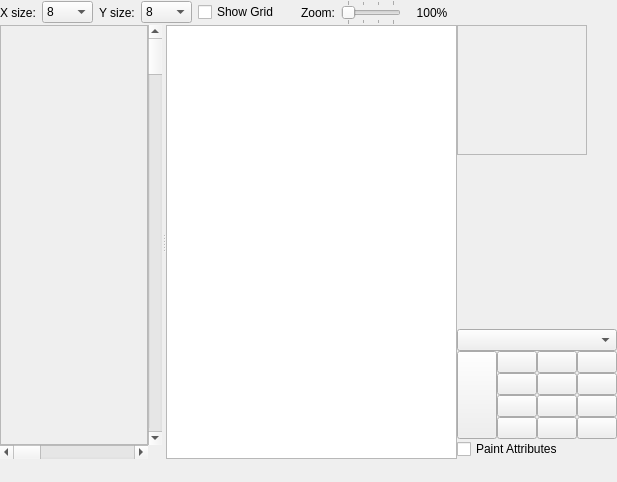
<?xml version="1.0" encoding="UTF-8"?>
<ui version="4.0">
 <class>TileStampEditorForm</class>
 <widget class="QWidget" name="TileStampEditorForm">
  <property name="geometry">
   <rect>
    <x>0</x>
    <y>0</y>
    <width>617</width>
    <height>482</height>
   </rect>
  </property>
  <property name="contextMenuPolicy">
   <enum>Qt::DefaultContextMenu</enum>
  </property>
  <property name="windowTitle">
   <string>Form</string>
  </property>
  <layout class="QGridLayout" name="gridLayout_2">
   <property name="margin">
    <number>0</number>
   </property>
   <property name="spacing">
    <number>0</number>
   </property>
   <item row="0" column="0">
    <layout class="QHBoxLayout" name="horizontalLayout">
     <property name="spacing">
      <number>6</number>
     </property>
     <property name="sizeConstraint">
      <enum>QLayout::SetDefaultConstraint</enum>
     </property>
     <property name="margin">
      <number>0</number>
     </property>
     <item>
      <widget class="QLabel" name="label_3">
       <property name="text">
        <string>X size:</string>
       </property>
      </widget>
     </item>
     <item>
      <widget class="QComboBox" name="xSize">
       <item>
        <property name="text">
         <string>8</string>
        </property>
       </item>
       <item>
        <property name="text">
         <string>16</string>
        </property>
       </item>
       <item>
        <property name="text">
         <string>32</string>
        </property>
       </item>
       <item>
        <property name="text">
         <string>48</string>
        </property>
       </item>
       <item>
        <property name="text">
         <string>64</string>
        </property>
       </item>
       <item>
        <property name="text">
         <string>80</string>
        </property>
       </item>
       <item>
        <property name="text">
         <string>96</string>
        </property>
       </item>
       <item>
        <property name="text">
         <string>112</string>
        </property>
       </item>
       <item>
        <property name="text">
         <string>128</string>
        </property>
       </item>
      </widget>
     </item>
     <item>
      <widget class="QLabel" name="label_4">
       <property name="text">
        <string>Y size:</string>
       </property>
      </widget>
     </item>
     <item>
      <widget class="QComboBox" name="ySize">
       <item>
        <property name="text">
         <string>8</string>
        </property>
       </item>
       <item>
        <property name="text">
         <string>16</string>
        </property>
       </item>
       <item>
        <property name="text">
         <string>32</string>
        </property>
       </item>
       <item>
        <property name="text">
         <string>48</string>
        </property>
       </item>
       <item>
        <property name="text">
         <string>64</string>
        </property>
       </item>
       <item>
        <property name="text">
         <string>80</string>
        </property>
       </item>
       <item>
        <property name="text">
         <string>96</string>
        </property>
       </item>
       <item>
        <property name="text">
         <string>112</string>
        </property>
       </item>
       <item>
        <property name="text">
         <string>128</string>
        </property>
       </item>
      </widget>
     </item>
     <item>
      <widget class="QCheckBox" name="grid">
       <property name="text">
        <string>Show Grid</string>
       </property>
      </widget>
     </item>
     <item>
      <spacer name="horizontalSpacer">
       <property name="orientation">
        <enum>Qt::Horizontal</enum>
       </property>
       <property name="sizeHint" stdset="0">
        <size>
         <width>40</width>
         <height>20</height>
        </size>
       </property>
      </spacer>
     </item>
     <item>
      <widget class="QLabel" name="label_2">
       <property name="text">
        <string>Zoom:</string>
       </property>
      </widget>
     </item>
     <item>
      <widget class="QSlider" name="zoomSlider">
       <property name="minimum">
        <number>0</number>
       </property>
       <property name="maximum">
        <number>3</number>
       </property>
       <property name="singleStep">
        <number>1</number>
       </property>
       <property name="pageStep">
        <number>1</number>
       </property>
       <property name="value">
        <number>0</number>
       </property>
       <property name="orientation">
        <enum>Qt::Horizontal</enum>
       </property>
       <property name="invertedAppearance">
        <bool>false</bool>
       </property>
       <property name="invertedControls">
        <bool>false</bool>
       </property>
       <property name="tickPosition">
        <enum>QSlider::TicksBothSides</enum>
       </property>
       <property name="tickInterval">
        <number>1</number>
       </property>
      </widget>
     </item>
     <item>
      <widget class="QLabel" name="zoomValueLabel">
       <property name="sizePolicy">
        <sizepolicy hsizetype="Fixed" vsizetype="Preferred">
         <horstretch>0</horstretch>
         <verstretch>0</verstretch>
        </sizepolicy>
       </property>
       <property name="minimumSize">
        <size>
         <width>50</width>
         <height>0</height>
        </size>
       </property>
       <property name="maximumSize">
        <size>
         <width>50</width>
         <height>16777215</height>
        </size>
       </property>
       <property name="text">
        <string>100%</string>
       </property>
       <property name="alignment">
        <set>Qt::AlignCenter</set>
       </property>
      </widget>
     </item>
    </layout>
   </item>
   <item row="5" column="0" colspan="2">
    <layout class="QHBoxLayout" name="horizontalLayout_2">
     <property name="sizeConstraint">
      <enum>QLayout::SetDefaultConstraint</enum>
     </property>
     <item>
      <widget class="QToolButton" name="clear">
       <property name="toolTip">
        <string>Clear</string>
       </property>
       <property name="text">
        <string/>
       </property>
       <property name="icon">
        <iconset resource="../../resource.qrc">
         <normaloff>:/resources/22_edit-clear.png</normaloff>:/resources/22_edit-clear.png</iconset>
       </property>
       <property name="autoRaise">
        <bool>true</bool>
       </property>
      </widget>
     </item>
     <item>
      <widget class="QToolButton" name="paint">
       <property name="text">
        <string/>
       </property>
       <property name="icon">
        <iconset resource="../../resource.qrc">
         <normaloff>:/resources/paintcan.png</normaloff>:/resources/paintcan.png</iconset>
       </property>
       <property name="autoRaise">
        <bool>true</bool>
       </property>
      </widget>
     </item>
     <item>
      <spacer name="horizontalSpacer_2">
       <property name="orientation">
        <enum>Qt::Horizontal</enum>
       </property>
       <property name="sizeHint" stdset="0">
        <size>
         <width>40</width>
         <height>20</height>
        </size>
       </property>
      </spacer>
     </item>
    </layout>
   </item>
   <item row="2" column="0" rowspan="3">
    <widget class="QSplitter" name="splitter">
     <property name="sizePolicy">
      <sizepolicy hsizetype="Expanding" vsizetype="Expanding">
       <horstretch>0</horstretch>
       <verstretch>0</verstretch>
      </sizepolicy>
     </property>
     <property name="orientation">
      <enum>Qt::Horizontal</enum>
     </property>
     <widget class="QWidget" name="gridLayoutWidget">
      <layout class="QGridLayout" name="gridLayout">
       <property name="spacing">
        <number>0</number>
       </property>
       <item row="0" column="0">
        <widget class="QFrame" name="frame">
         <property name="sizePolicy">
          <sizepolicy hsizetype="Preferred" vsizetype="Preferred">
           <horstretch>0</horstretch>
           <verstretch>0</verstretch>
          </sizepolicy>
         </property>
         <property name="minimumSize">
          <size>
           <width>128</width>
           <height>128</height>
          </size>
         </property>
         <property name="cursor">
          <cursorShape>CrossCursor</cursorShape>
         </property>
         <property name="mouseTracking">
          <bool>true</bool>
         </property>
         <property name="frameShape">
          <enum>QFrame::StyledPanel</enum>
         </property>
         <property name="frameShadow">
          <enum>QFrame::Sunken</enum>
         </property>
         <layout class="QGridLayout" name="gridLayout_3">
          <property name="margin">
           <number>0</number>
          </property>
          <property name="spacing">
           <number>0</number>
          </property>
         </layout>
        </widget>
       </item>
       <item row="0" column="1">
        <widget class="QScrollBar" name="verticalScrollBar">
         <property name="orientation">
          <enum>Qt::Vertical</enum>
         </property>
        </widget>
       </item>
       <item row="1" column="0">
        <widget class="QScrollBar" name="horizontalScrollBar">
         <property name="orientation">
          <enum>Qt::Horizontal</enum>
         </property>
        </widget>
       </item>
      </layout>
     </widget>
     <widget class="QWidget" name="gridLayoutWidget_2">
      <layout class="QGridLayout" name="gridLayout_7">
       <property name="spacing">
        <number>0</number>
       </property>
       <item row="1" column="0" rowspan="3">
        <widget class="QListView" name="tileList">
         <property name="sizePolicy">
          <sizepolicy hsizetype="Expanding" vsizetype="Expanding">
           <horstretch>0</horstretch>
           <verstretch>0</verstretch>
          </sizepolicy>
         </property>
         <property name="dragEnabled">
          <bool>true</bool>
         </property>
         <property name="dragDropMode">
          <enum>QAbstractItemView::DragOnly</enum>
         </property>
         <property name="selectionMode">
          <enum>QAbstractItemView::SingleSelection</enum>
         </property>
         <property name="textElideMode">
          <enum>Qt::ElideNone</enum>
         </property>
         <property name="verticalScrollMode">
          <enum>QAbstractItemView::ScrollPerPixel</enum>
         </property>
         <property name="movement">
          <enum>QListView::Static</enum>
         </property>
         <property name="selectionRectVisible">
          <bool>true</bool>
         </property>
        </widget>
       </item>
      </layout>
     </widget>
    </widget>
   </item>
   <item row="2" column="1">
    <widget class="QFrame" name="preview">
     <property name="sizePolicy">
      <sizepolicy hsizetype="Fixed" vsizetype="Fixed">
       <horstretch>0</horstretch>
       <verstretch>0</verstretch>
      </sizepolicy>
     </property>
     <property name="minimumSize">
      <size>
       <width>130</width>
       <height>130</height>
      </size>
     </property>
     <property name="frameShape">
      <enum>QFrame::StyledPanel</enum>
     </property>
     <property name="frameShadow">
      <enum>QFrame::Sunken</enum>
     </property>
     <layout class="QGridLayout" name="gridLayout_5">
      <property name="margin">
       <number>0</number>
      </property>
      <property name="spacing">
       <number>0</number>
      </property>
     </layout>
    </widget>
   </item>
   <item row="3" column="1">
    <spacer name="verticalSpacer">
     <property name="orientation">
      <enum>Qt::Vertical</enum>
     </property>
     <property name="sizeHint" stdset="0">
      <size>
       <width>20</width>
       <height>40</height>
      </size>
     </property>
    </spacer>
   </item>
   <item row="4" column="1">
    <layout class="QGridLayout" name="gridLayout_4">
     <property name="spacing">
      <number>0</number>
     </property>
     <item row="1" column="0" rowspan="4">
      <widget class="ColorPushButton" name="palbkgnd">
       <property name="sizePolicy">
        <sizepolicy hsizetype="Minimum" vsizetype="Minimum">
         <horstretch>0</horstretch>
         <verstretch>0</verstretch>
        </sizepolicy>
       </property>
       <property name="autoFillBackground">
        <bool>false</bool>
       </property>
       <property name="text">
        <string/>
       </property>
       <property name="iconSize">
        <size>
         <width>23</width>
         <height>23</height>
        </size>
       </property>
       <property name="checkable">
        <bool>true</bool>
       </property>
       <property name="checked">
        <bool>false</bool>
       </property>
      </widget>
     </item>
     <item row="1" column="1">
      <widget class="ColorPushButton" name="pal0col1">
       <property name="text">
        <string/>
       </property>
       <property name="iconSize">
        <size>
         <width>23</width>
         <height>23</height>
        </size>
       </property>
       <property name="checkable">
        <bool>true</bool>
       </property>
      </widget>
     </item>
     <item row="1" column="2">
      <widget class="ColorPushButton" name="pal0col2">
       <property name="text">
        <string/>
       </property>
       <property name="iconSize">
        <size>
         <width>23</width>
         <height>23</height>
        </size>
       </property>
       <property name="checkable">
        <bool>true</bool>
       </property>
      </widget>
     </item>
     <item row="1" column="3">
      <widget class="ColorPushButton" name="pal0col3">
       <property name="text">
        <string/>
       </property>
       <property name="iconSize">
        <size>
         <width>23</width>
         <height>23</height>
        </size>
       </property>
       <property name="checkable">
        <bool>true</bool>
       </property>
      </widget>
     </item>
     <item row="2" column="2">
      <widget class="ColorPushButton" name="pal1col2">
       <property name="text">
        <string/>
       </property>
       <property name="iconSize">
        <size>
         <width>23</width>
         <height>23</height>
        </size>
       </property>
       <property name="checkable">
        <bool>true</bool>
       </property>
      </widget>
     </item>
     <item row="2" column="1">
      <widget class="ColorPushButton" name="pal1col1">
       <property name="text">
        <string/>
       </property>
       <property name="iconSize">
        <size>
         <width>23</width>
         <height>23</height>
        </size>
       </property>
       <property name="checkable">
        <bool>true</bool>
       </property>
      </widget>
     </item>
     <item row="2" column="3">
      <widget class="ColorPushButton" name="pal1col3">
       <property name="text">
        <string/>
       </property>
       <property name="iconSize">
        <size>
         <width>23</width>
         <height>23</height>
        </size>
       </property>
       <property name="checkable">
        <bool>true</bool>
       </property>
      </widget>
     </item>
     <item row="3" column="1">
      <widget class="ColorPushButton" name="pal2col1">
       <property name="text">
        <string/>
       </property>
       <property name="iconSize">
        <size>
         <width>23</width>
         <height>23</height>
        </size>
       </property>
       <property name="checkable">
        <bool>true</bool>
       </property>
      </widget>
     </item>
     <item row="3" column="2">
      <widget class="ColorPushButton" name="pal2col2">
       <property name="text">
        <string/>
       </property>
       <property name="iconSize">
        <size>
         <width>23</width>
         <height>23</height>
        </size>
       </property>
       <property name="checkable">
        <bool>true</bool>
       </property>
      </widget>
     </item>
     <item row="3" column="3">
      <widget class="ColorPushButton" name="pal2col3">
       <property name="text">
        <string/>
       </property>
       <property name="iconSize">
        <size>
         <width>23</width>
         <height>23</height>
        </size>
       </property>
       <property name="checkable">
        <bool>true</bool>
       </property>
      </widget>
     </item>
     <item row="4" column="1">
      <widget class="ColorPushButton" name="pal3col1">
       <property name="text">
        <string/>
       </property>
       <property name="iconSize">
        <size>
         <width>23</width>
         <height>23</height>
        </size>
       </property>
       <property name="checkable">
        <bool>true</bool>
       </property>
      </widget>
     </item>
     <item row="4" column="2">
      <widget class="ColorPushButton" name="pal3col2">
       <property name="text">
        <string/>
       </property>
       <property name="iconSize">
        <size>
         <width>23</width>
         <height>23</height>
        </size>
       </property>
       <property name="checkable">
        <bool>true</bool>
       </property>
      </widget>
     </item>
     <item row="4" column="3">
      <widget class="ColorPushButton" name="pal3col3">
       <property name="text">
        <string/>
       </property>
       <property name="iconSize">
        <size>
         <width>23</width>
         <height>23</height>
        </size>
       </property>
       <property name="checkable">
        <bool>true</bool>
       </property>
      </widget>
     </item>
     <item row="0" column="0" colspan="4">
      <widget class="QComboBox" name="attributeTable"/>
     </item>
     <item row="5" column="0" colspan="4">
      <widget class="QCheckBox" name="paintAttr">
       <property name="text">
        <string>Paint Attributes</string>
       </property>
      </widget>
     </item>
    </layout>
   </item>
  </layout>
 </widget>
 <customwidgets>
  <customwidget>
   <class>ColorPushButton</class>
   <extends>QPushButton</extends>
   <header location="global">colorpushbutton.h</header>
  </customwidget>
 </customwidgets>
 <resources>
  <include location="../../resource.qrc"/>
 </resources>
 <connections/>
</ui>
